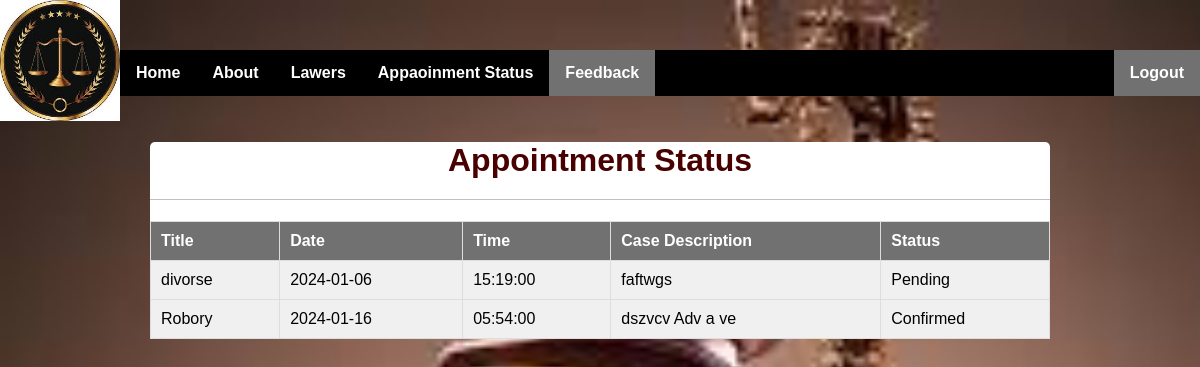
The page /c_a_status.php (signed in) on the database its author committed.
### tables this page shows
CREATE TABLE `appoinment` (
  `id` int(11) NOT NULL,
  `cid` int(11) NOT NULL,
  `lid` int(11) NOT NULL,
  `date` date NOT NULL,
  `time` time NOT NULL,
  `Title` varchar(55) NOT NULL,
  `case_discription` text NOT NULL,
  `created_at` timestamp NOT NULL DEFAULT current_timestamp(),
  `status` varchar(50) DEFAULT 'Pending'
);

### c_a_status.php (the view, shortened to what this page needs)
<!DOCTYPE html>
<html lang="en">
<head>
    <link rel="stylesheet" href="style.css">
    <link rel="stylesheet" href="main.css">
</head>
<body>
<header>
        <img src="logo.jpg" width="10%" height="20%">
        <ul class="nav">
            <li><a href="chomes.php">Home</a></li>
            <li><a href="cabout.php">About</a></li>
            <li><a href="clawer.php">Lawers</a></li>
            <li><a href="c_a_status.php">Appaoinment Status</a></li>
            <li><a href="cfeedback.php" class="active">Feedback</a></li>
            <li style="float:right"><a href="logout.php" class="active">Logout</a></li>
        </ul>
    </header>
    <div class="tables">
        <h1>Appointment Status</h1>
        <?php
        include 'db.php';
        $clientEmail = $_SESSION['email'];
        $query = "SELECT * FROM `appoinment` WHERE `cid` IN (SELECT `id` FROM `clint` WHERE `email`='$clientEmail')";
$result = $con->query($query);
        if ($result->num_rows > 0) {
            echo '<table>';
            echo '<tr><th>Title</th><th>Date</th><th>Time</th><th>Case Description</th><th>Status</th></tr>';
            while ($row = $result->fetch_assoc()) {
                echo '<tr>';
                echo '<td>' . $row['Title'] . '</td>';
                echo '<td>' . $row['date'] . '</td>';
                echo '<td>' . $row['time'] . '</td>';
                echo '<td>' . $row['case_discription'] . '</td>';
                echo '<td>' . $row['status'] . '</td>';
                echo '</tr>';
            }
            echo '</table>';
        } else {
            echo '<p>No appointments found.</p>';
        }
        ?>
    </div>
</body>
</html>

### style.css (style rules this page uses)
body { margin: 0; background: url("8.jpg"); overflow: hidden; background-size: cover; font-family: Arial, sans-serif; }
h1 { text-align: center; padding: 0 0 20px; border-bottom: 1px solid silver; color: #480000; }

### main.css (style rules this page uses)
.nav { margin-top:50; }
ul { list-style-type: none; margin: 0; padding: 0; overflow: hidden; background-color:black; width:90%; float: right; }
li { float: left; position: sticky; position: -webkit-sticky; display: inline; }
li a { display:block; color: white; text-align: center; padding: 14px 16px; text-decoration: none; font-weight:900; }
.active { background-color: #86de47; float:right; }
* { box-sizing: border-box }
body { font-family: Verdana, sans-serif; margin:0; background: url("8.jpg"); background-repeat: no-repeat; background-size: cover; }
img { vertical-align: middle; }
.active, .dot:hover { background-color: #717171; }

### c_a_status.php (style rules this page uses)
.nav { margin-top: 50px; }
.tables { margin-top: 20px; width: 75%; background-color: white; border-radius: 5px; margin-left: auto; margin-right: auto; height: auto; }
table { width: 100%; border-collapse: collapse; margin-top: 20px; background-color: #f0f0f0; }
th, td { border: 1px solid #ddd; padding: 10px; text-align: left; }
th { background-color: #717171; color: white; }

### rows shown on the page
appoinment: Title "divorse", date "2024-01-06", time "15:19:00", case_discription "faftwgs", status "Pending"
appoinment: Title "Robory", date "2024-01-16", time "05:54:00", case_discription "dszvcv Adv a ve", status "Confirmed"
